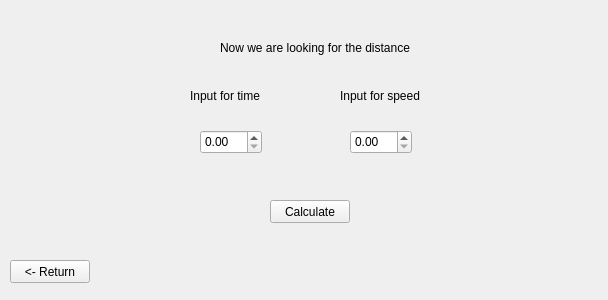
<?xml version="1.0" encoding="UTF-8"?>
<ui version="4.0">
 <class>Form</class>
 <widget class="QWidget" name="Form">
  <property name="geometry">
   <rect>
    <x>0</x>
    <y>0</y>
    <width>608</width>
    <height>300</height>
   </rect>
  </property>
  <property name="windowTitle">
   <string>Form</string>
  </property>
  <widget class="QDoubleSpinBox" name="doubleSpinBox_3">
   <property name="geometry">
    <rect>
     <x>350</x>
     <y>130</y>
     <width>62</width>
     <height>24</height>
    </rect>
   </property>
  </widget>
  <widget class="QLabel" name="label_3">
   <property name="geometry">
    <rect>
     <x>190</x>
     <y>80</y>
     <width>101</width>
     <height>31</height>
    </rect>
   </property>
   <property name="text">
    <string>Input for time</string>
   </property>
  </widget>
  <widget class="QDoubleSpinBox" name="t_DSB">
   <property name="geometry">
    <rect>
     <x>200</x>
     <y>130</y>
     <width>62</width>
     <height>24</height>
    </rect>
   </property>
  </widget>
  <widget class="QPushButton" name="pushButton_2">
   <property name="geometry">
    <rect>
     <x>270</x>
     <y>200</y>
     <width>80</width>
     <height>23</height>
    </rect>
   </property>
   <property name="text">
    <string>Calculate</string>
   </property>
  </widget>
  <widget class="QLabel" name="label_4">
   <property name="geometry">
    <rect>
     <x>340</x>
     <y>80</y>
     <width>101</width>
     <height>31</height>
    </rect>
   </property>
   <property name="text">
    <string>Input for speed</string>
   </property>
  </widget>
  <widget class="QLabel" name="label">
   <property name="geometry">
    <rect>
     <x>220</x>
     <y>40</y>
     <width>221</width>
     <height>16</height>
    </rect>
   </property>
   <property name="text">
    <string>Now we are looking for the distance</string>
   </property>
  </widget>
  <widget class="QPushButton" name="pushButton">
   <property name="geometry">
    <rect>
     <x>10</x>
     <y>260</y>
     <width>80</width>
     <height>23</height>
    </rect>
   </property>
   <property name="text">
    <string>&lt;- Return</string>
   </property>
  </widget>
 </widget>
 <resources/>
 <connections/>
</ui>
